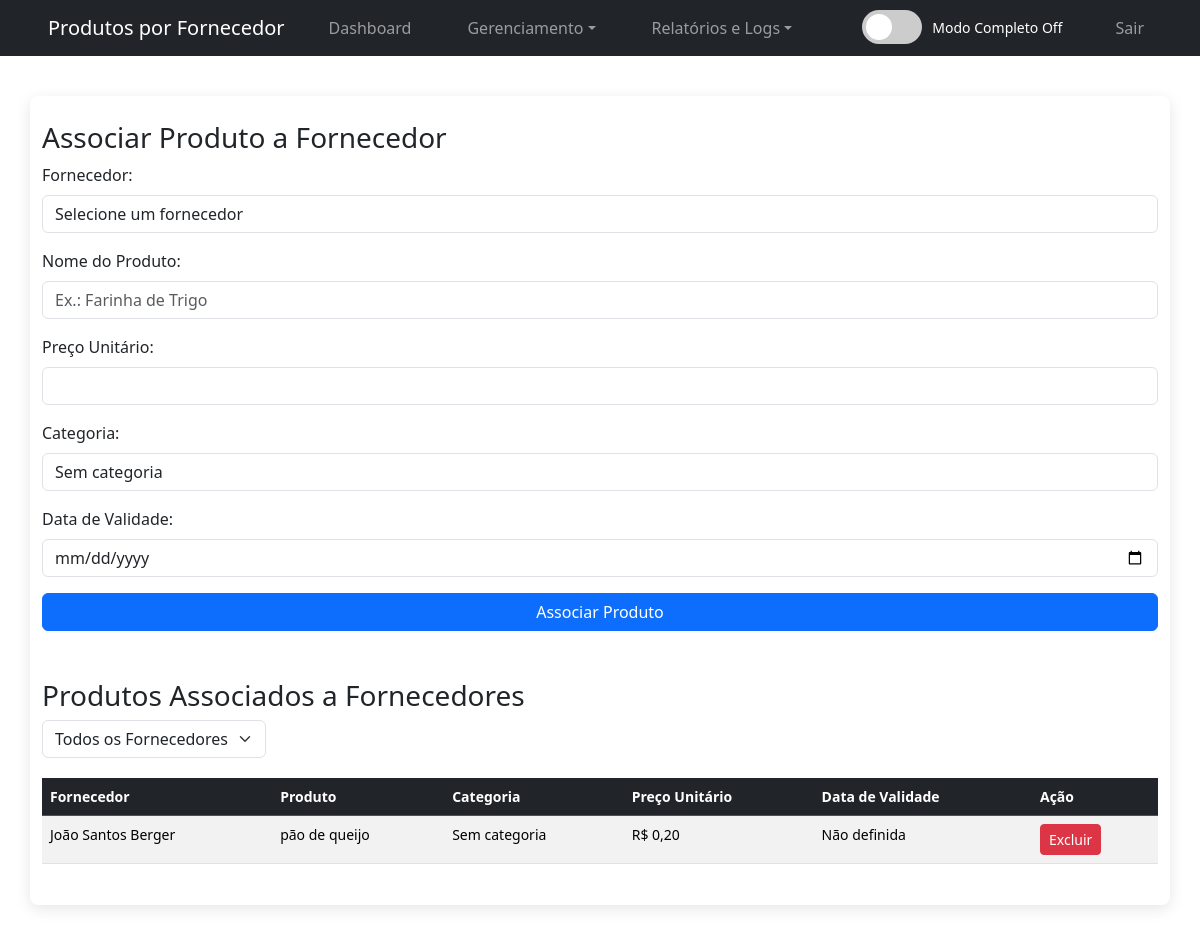
The app's page /produtos_por_fornecedor.php (signed in) with its own data.
### tables this page shows
CREATE TABLE `produtos_fornecedores` (
  `id` int(11) NOT NULL AUTO_INCREMENT,
  `fornecedor_id` int(11) NOT NULL,
  `nome_produto` varchar(100) NOT NULL,
  `preco_unitario` decimal(10,2) NOT NULL,
  `imagem` varchar(255) DEFAULT NULL COMMENT 'Nome do arquivo da imagem',
  `categoria_id` int(11) DEFAULT NULL,
  `data_validade` date DEFAULT NULL,
  PRIMARY KEY (`id`),
  KEY `fornecedor_id` (`fornecedor_id`),
  KEY `fk_categoria_fornecedor` (`categoria_id`),
  CONSTRAINT `fk_categoria_fornecedor` FOREIGN KEY (`categoria_id`) REFERENCES `categorias` (`id`) ON DELETE SET NULL,
  CONSTRAINT `produtos_fornecedores_ibfk_1` FOREIGN KEY (`fornecedor_id`) REFERENCES `fornecedores` (`id`)
);

CREATE TABLE `fornecedores` (
  `id` int(11) NOT NULL AUTO_INCREMENT,
  `nome` varchar(100) NOT NULL,
  `endereco` text DEFAULT NULL,
  `telefone` varchar(20) NOT NULL,
  `cnpj` varchar(18) DEFAULT NULL,
  `cpf` varchar(14) DEFAULT NULL,
  `email` varchar(100) DEFAULT NULL,
  `descrição` text DEFAULT NULL,
  `comentarios` text DEFAULT NULL,
  PRIMARY KEY (`id`)
);

### produtos_por_fornecedor.php (the view, shortened to what this page needs)
<?php
require_once 'conexao.php';
$sql_produtos = "SELECT pf.*, f.nome AS nome_fornecedor, c.nome AS categoria_nome
                 FROM produtos_fornecedores pf
                 JOIN fornecedores f ON pf.fornecedor_id = f.id
                 LEFT JOIN categorias c ON pf.categoria_id = c.id";
$stmt_produtos = $conexao->prepare($sql_produtos);
$stmt_produtos->execute();
$resultado_produtos = $stmt_produtos->get_result();
$produtos = [];
while ($row = $resultado_produtos->fetch_assoc()) {
    $produtos[] = $row;
}
?>
<!DOCTYPE html>
<html lang="pt-BR">
<head>
    <link rel="stylesheet" href="style.css">
    <link href="https://cdn.jsdelivr.net/npm/bootstrap@5.3.3/dist/css/bootstrap.min.css" rel="stylesheet">
</head>
<body>
    <?php include 'navbar.php'; ?>
    <div class="container">
        <h3>Associar Produto a Fornecedor</h3>
        <form method="POST" action="produtos_por_fornecedor.php">
            <div class="mb-3">
                <label for="fornecedor_id" class="form-label">Fornecedor:</label>
                <select name="fornecedor_id" class="form-control" required>
                    <option value="">Selecione um fornecedor</option>
                </select>
            </div>
            <div class="mb-3">
                <label for="nome_produto" class="form-label">Nome do Produto:</label>
                <input type="text" class="form-control" name="nome_produto" required placeholder="Ex.: Farinha de Trigo">
            </div>
            <div class="mb-3">
                <label for="preco_unitario" class="form-label">Preço Unitário:</label>
                <input type="number" class="form-control" name="preco_unitario" step="0.01" required min="0">
            </div>
            <div class="mb-3">
                <label for="categoria_id" class="form-label">Categoria:</label>
                <select name="categoria_id" class="form-control">
                    <option value="">Sem categoria</option>
                </select>
            </div>
            <div class="mb-3">
                <label for="data_validade" class="form-label">Data de Validade:</label>
                <input type="date" class="form-control" name="data_validade">
            </div>
            <button type="submit" name="adicionar_produto" class="btn btn-primary">Associar Produto</button>
        </form>
        <h3 class="mt-5">Produtos Associados a Fornecedores</h3>
        <form method="GET" action="produtos_por_fornecedor.php" class="mb-3">
            <select name="fornecedor_id" onchange="this.form.submit()" class="form-select w-auto">
                <option value="0">Todos os Fornecedores</option>
            </select>
        </form>
        <?php if (empty($produtos)): ?>
            <p>Nenhum produto associado a fornecedores.</p>
        <?php else: ?>
            <table class="table table-striped table-hover">
                <thead class="table-dark">
                    <tr>
                        <th>Fornecedor</th>
                        <th>Produto</th>
                        <th>Categoria</th>
                        <th>Preço Unitário</th>
                        <th>Data de Validade</th>
                        <th>Ação</th>
                    </tr>
                </thead>
                <tbody>
                    <?php foreach ($produtos as $produto): ?>
                        <tr>
                            <td><?php echo htmlspecialchars($produto['nome_fornecedor']); ?></td>
                            <td><?php echo htmlspecialchars($produto['nome_produto']); ?></td>
                            <td><?php echo htmlspecialchars($produto['categoria_nome'] ?? 'Sem categoria'); ?></td>
                            <td>R$ <?php echo number_format($produto['preco_unitario'], 2, ',', '.'); ?></td>
                            <td><?php echo $produto['data_validade'] ? date('d/m/Y', strtotime($produto['data_validade'])) : 'Não definida'; ?></td>
                            <td>
                                <a href="produtos_por_fornecedor.php?excluir=<?php echo $produto['id']; ?>"
                                    class="btn btn-danger btn-sm"
                                    onclick="return confirm('Tem certeza que deseja remover este produto do fornecedor?')">Excluir</a>
                            </td>
                        </tr>
                    <?php endforeach; ?>
                </tbody>
            </table>
        <?php endif; ?>
    </div>
</body>
</html>

### style.css (style rules this page uses)
* { margin: 0; padding: 0; box-sizing: border-box; }
body { font-family: 'Segoe UI', Arial, sans-serif; background-color: #f5f6fa; color: #333; line-height: 1.6; }
.container { width: 70%; max-width: 900px; margin: 40px auto; background-color: white; padding: 25px; box-shadow: 0 4px 15px rgba(0,0,0,0.1); border-radius: 8px; }
input, select, textarea, button { width: 100%; padding: 12px; margin: 10px 0; border-radius: 5px; border: 1px solid #ddd; font-size: 15px; transition: border-color 0.3s ease; }
button { background-color: #e74c3c; color: white; cursor: pointer; font-weight: bold; transition: background-color 0.3s ease, transform 0.2s ease; }
table { width: 100%; border-collapse: collapse; margin-top: 20px; font-size: 14px; }
th, td { padding: 12px 15px; border: 1px solid #ddd; text-align: left; }
th { background-color: #2c3e50; color: white; font-weight: bold; }
.btn { display: inline-block; padding: 8px 12px; text-decoration: none; border-radius: 4px; font-size: 14px; transition: background-color 0.3s ease, transform 0.2s ease; }

### records on screen
produtos_fornecedores: fornecedor.nome "João Santos Berger", nome_produto "pão de queijo", categoria_nome "Sem categoria", preco_unitario "0,20", shows "Não definida"

### other values on screen
$title "Produtos por Fornecedor"
